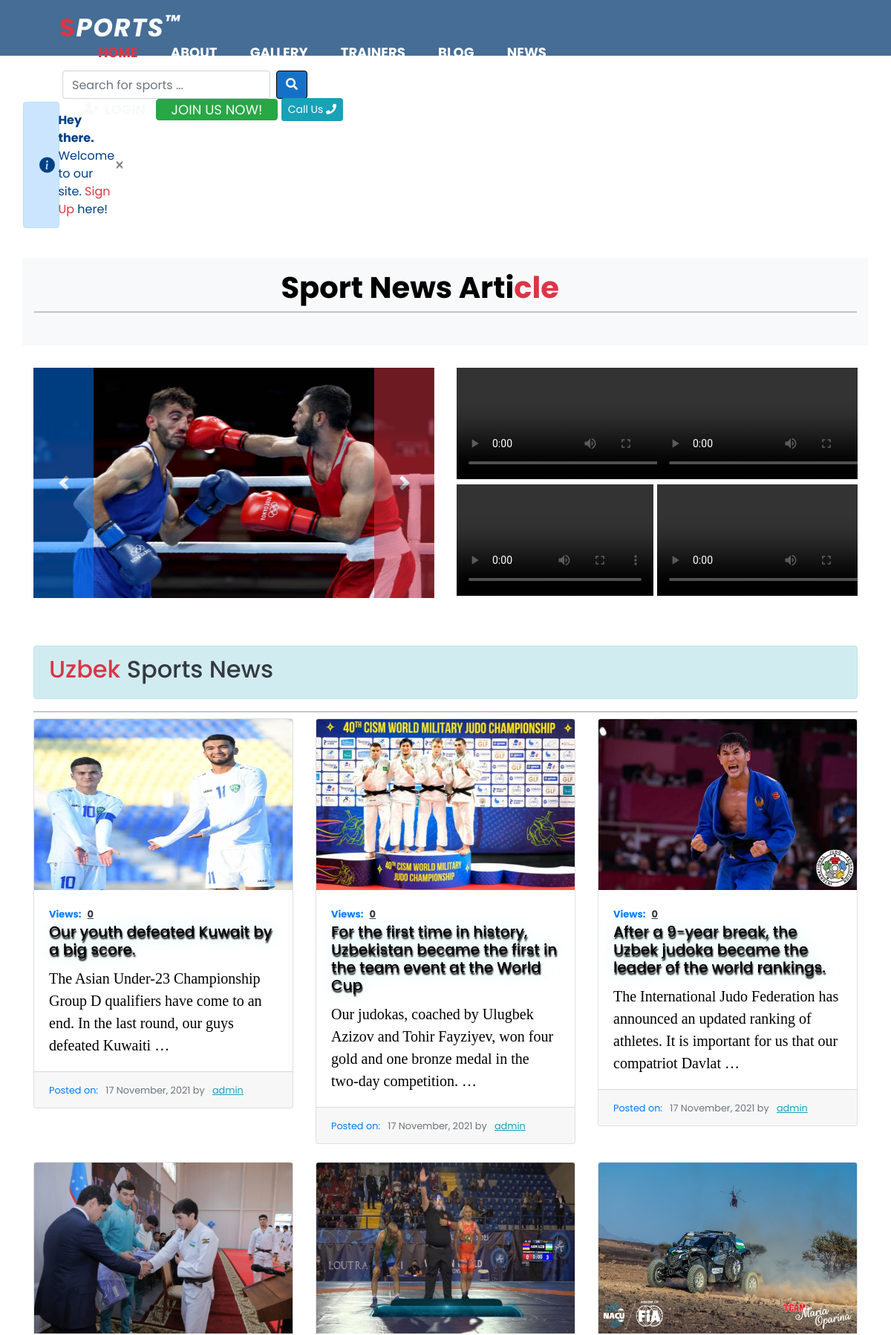
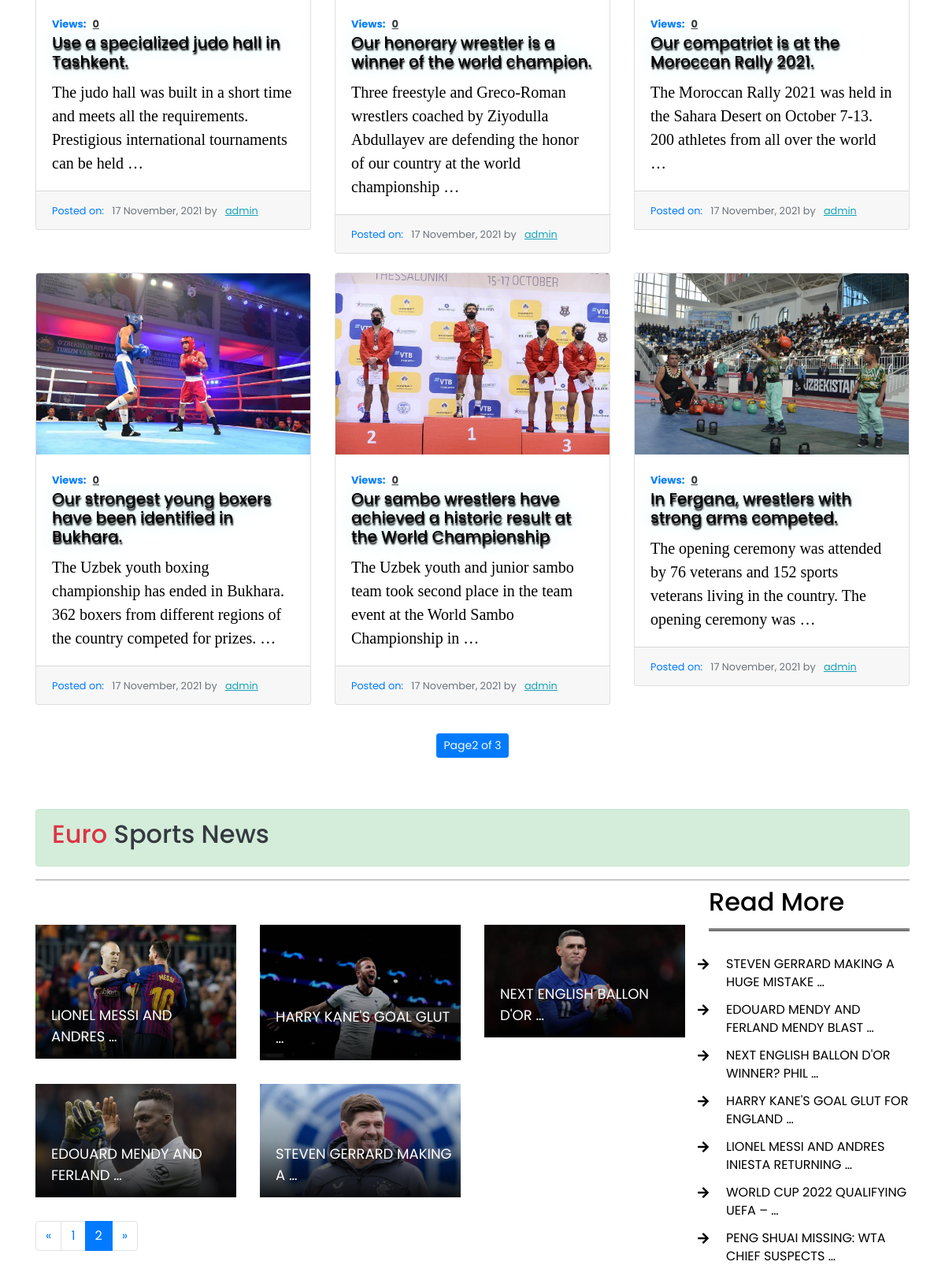
Screenshot of /news/?page=2 (upper part) with the database file from the repository (2 pictures, top to bottom).
### sport/models.py (models this page shows, shortened)
class News(models.Model):
    user = models.ForeignKey(User, on_delete=models.CASCADE, null=True)
    title = models.CharField(max_length=500)
    extra_desc = models.TextField(blank=True, null=True)
    image = models.ImageField(upload_to='news', blank=True, null=True)
    desc = models.TextField()
    date_posted = models.DateTimeField(default=timezone.now)
    views = models.IntegerField(default=0)
    class Meta:
        verbose_name = 'New'
        verbose_name_plural = 'News'

class EuroNews(models.Model):
    title = models.CharField(max_length=500)
    extra_desc = models.TextField(blank=True, null=True)
    image = models.ImageField(upload_to='news', blank=True, null=True)
    desc = models.TextField()
    date_posted = models.DateTimeField(default=timezone.now)
    class Meta:
        verbose_name = 'EuroNew'
        verbose_name_plural = 'EuroNews'

### sport/views.py (the view)
# urls.py: path('news/', views.news, name='news'),
def news(request):
    eunews = EuroNews.objects.all().order_by('-date_posted')
    title_news = EuroNews.objects.all().order_by('date_posted')[:8]
    paginator = Paginator(eunews, 9, orphans=1)
    page_number = request.GET.get('page')
    eunews_obj = paginator.get_page(page_number)
    news = News.objects.all().order_by('-date_posted')
    paginator = Paginator(news, 9, orphans=1)
    page_number = request.GET.get('page')
    news_obj = paginator.get_page(page_number)
    context = {
        'news_obj':news_obj,
        'eunews_obj':eunews_obj,
        'title_news':title_news
    }
    return render(request, 'news.html', context)

### templates/news.html (shortened to what this page needs)
{% load static %}
<!DOCTYPE html>
<html lang="en">
<head>
    <link rel="stylesheet" href="{% static 'css/style.css' %}">
    <link rel="stylesheet" href="{% static 'index.css' %}">
    <link rel="stylesheet" href="{% static 'news.css' %}">
    <link rel="stylesheet" href="https://pro.fontawesome.com/releases/v5.10.0/css/all.css" />
    <link href="https://cdn.jsdelivr.net/npm/bootstrap@5.0.2/dist/css/bootstrap.min.css" rel="stylesheet">
    <link href="https://stackpath.bootstrapcdn.com/bootstrap/4.4.1/css/bootstrap.min.css" rel="stylesheet">
    <link href="https://cdnjs.cloudflare.com/ajax/libs/font-awesome/5.10.0/css/all.min.css" rel="stylesheet">
    <link href="{% static 'lib/slick/slick.css' %}" rel="stylesheet">
    <link href="{% static 'lib/slick/slick-theme.css' %}" rel="stylesheet">
    <link href="{% static 'css/mediumish.css' %}" rel="stylesheet">
    <link rel="stylesheet" type="text/css" href="https://cdnjs.cloudflare.com/ajax/libs/slick-carousel/1.8.1/slick.min.css">
    <link rel="stylesheet" type="text/css" href="https://cdnjs.cloudflare.com/ajax/libs/slick-carousel/1.8.1/slick-theme.min.css">
    <link rel="stylesheet" type="text/css" href="//cdn.jsdelivr.net/npm/slick-carousel@1.8.1/slick/slick.css" />
</head>
<body>
    <nav id="nav">
        <div class="logop">
            <p><a href="{% url 'home' %}" style="text-decoration: none;"><span class="text-danger">s</span><i class="text-light">ports<sup style="font-size: 70%;">&trade;</sup></i></a></p>
            <form action="{% url 'search_news' %}" method="POST" class="d-flex" style="margin-top: 4%;">
                <input type="search" name="search_news" class="form-control m-1 text-secondary" placeholder="Search for sports ..." style="width:70%;">
                <button class="btn m-1" style="background-color: rgb(21, 113, 199);" type="submit"><i class="fa fa-search"></i></i></button>
            </form>
        </div>
        <ul style="margin-top:  -10%;">
            <li><a href="{% url 'home' %}" class="activing font-weight-bold text-danger">home</a></li>
            <li><a href="{% url 'about' %}" class="font-weight-bold">about</a></li>
            <li><a href="{% url 'gallery' %}" class="font-weight-bold">gallery</a></li>
            <li><a href="{% url 'trainers' %}" class="font-weight-bold">trainers</a></li>
            <li><a href="{% url 'blog' %}" class="font-weight-bold">blog</a></li>
            <li><a href="{% url 'news' %} " class="mr-5 font-weight-bold">news</a></li>
            <li>
                {% if user.is_authenticated %}
                <a href="{% url 'profile' %}" class="btn text-light bg-success px-2"><i class="fa fa-user-circle" aria-hidden="true"></i> My Profile</a>
                <a href="{% url 'logout' %}" class="btn btn-light text-dark">Logout</a>
                <b class="btn btn-sm btn-info">Call Us <i class="fa fa-phone" aria-hidden="true"></i></b>
                {% else %}
                <i class="fa fa-user-plus text-light" aria-hidden="true"></i><a href="{% url 'login' %}" class="btn btn-link px-2 font-weight-bold text-light">Login</a>
                <a href="{% url 'register' %}" class="btn btn-success text-light">Join us now!</a>
                <b class="btn btn-sm btn-info">Call Us <i class="fa fa-phone" aria-hidden="true"></i></b>
                {% endif %}
            </li>
        </ul>
    </nav>
    <div class="container-fluid">
        <div class="alert alert-primary d-flex align-items-center m-3" role="alert">
            <svg class="bi flex-shrink-0 me-1" width="21" height="24" role="img" aria-label="Info:" style="margin-left: 20%;"><use xlink:href="#info-fill"/></svg>
            <div>
                <b>Hey there.</b><span> Welcome to our site. <a href="{% url 'register' %}" class="text-danger" style="text-decoration: none;"> Sign Up</a> here!</span>
            </div>
            <button type="button" class="btn-close" data-bs-dismiss="alert" aria-label="Close" style="margin-left: 35%;"></button>
        </div>
    </div>
    <br>
    <div class="container bg-light p-3">
        <h1 class="font-weight-bold" style="margin-left: 30%;">Sport News Arti<span class="text-danger">cle</span></h1>
        <hr class="my-1" /><br>
    </div>
    <div class="top-news">
        <div class="container">
            <div class="row">
                <div class="col-md-6 tn-left">
                    <div id="carouselExampleFade" class="carousel slide carousel-fade" data-bs-ride="carousel">
                        <div class="carousel-inner">
                            <div class="carousel-item" data-bs-interval="1500">
                                <img src="{% static 'images/rasm2.jpg' %}" class="d-block w-100" alt="..." height=310rem>
                            </div>
                        </div>
                        <button class="carousel-control-prev btn-primary" type="button" data-bs-target="#carouselExampleFade" data-bs-slide="prev">
                          <span class="carousel-control-prev-icon" aria-hidden="true"></span>
                        </button>
                        <button class="carousel-control-next btn-danger" type="button" data-bs-target="#carouselExampleFade" data-bs-slide="next">
                          <span class="carousel-control-next-icon" aria-hidden="true"></span>
                        </button>
                    </div>
                </div>
                <div class="col-md-6 tn-right">
                    <div class="row">
                        <div class="col-md-6">
                            <div class="tn-img">
                                <video height="150" controls>
                                    <source src="{% static 'uzb1.mp4' %}" type="video/mp4">
                                    <source src="movie.ogg" type="video/ogg">
                                </video>
                            </div>
                        </div>
                        <div class="col-md-6">
                            <div class="tn-img">
                                <video height="150" controls>
                                    <source src="{% static 'uzb2.mp4' %}" type="video/mp4">
                                    <source src="movie.ogg" type="video/ogg">
                                </video>
                            </div>
                        </div>
                        <div class="col-md-6">
                            <div class="tn-img">
                                <video height="150" width="265" controls>
                                    <source src="{% static 'uzb3.mp4' %}" type="video/mp4">
                                    <source src="movie.ogg" type="video/ogg">
                                </video>
                            </div>
                        </div>
                        <div class="col-md-6">
                            <div class="tn-img">
                                <video height="150" controls>
                                    <source src="{% static 'uzb4.mp4' %}" type="video/mp4">
                                    <source src="movie.ogg" type="video/ogg">
                                </video>
                            </div>
                        </div>
                    </div>
                </div>
            </div>
        </div>
    </div>
    <div class="container">
        <div class="alert alert-info" role="alert">
            <h2 class="text-dark"> <span class="text-danger">Uzbek</span> Sports News</h2>
        </div>
        <hr class="my-2" />
        <div class="row row-cols-1 row-cols-md-3 g-4">
            {% for new in news_obj %}
            <div class="col">
                <div class="card h-10">
                  <a href="{% url 'news_detail' new.pk %}"><img src="{{new.image.url}}" class="card-img-top" alt="news images" height="230rem"></a>
                  <div class="card-body">
                    <b class='text-primary' style='font-size: 13px;'>Views:<u class="text-dark ml-2">{{new.views}}</u></b><br>
                    <h5 class="card-title" style="text-shadow: 1px 3px 2px black, 0 0 25px powderblue, 0 0 5px white;">{{new.title}}</h5>
                    <p class="card-text" style='font-family: "Trirong", serif; font-size: 20px;'>{{new.desc | truncatewords:20}}</p>
                  </div>
                  <div class="card-footer">
                    <small class="text-muted"><span class='text-primary'>Posted on:&nbsp;&nbsp;&nbsp;</span>{{new.date_posted | date:'d F, Y'}} by &nbsp;&nbsp;<u class='text-info'>{{new.user}}</u></small>
                  </div>
                </div>
            </div>
            {% endfor %}
        </div>
    </div>
    <br>
    <div class="container">
        <div class="row">
            <center style="font-size: 40px;">
                {% if news_obj.has_next %}
                    <a class="current btn btn-primary btn-sm text-light" style="margin-top: -1%;">Page{{news_obj.number}} of {{news_obj.paginator.num_pages}}</a>
                {% else %}
                    <a class="current btn btn-primary btn-sm text-light" style="margin-top: -1%;">Page{{news_obj.number}} of {{news_obj.paginator.num_pages}}</a>
                    <a href="#"><i class="fad fa-arrow-alt-from-left"></i></a>
                {% endif %}
            </center>
        </div>
    </div><br><br>
    <div class="main-news">
        <div class="container">
            <div class="alert alert-success" role="alert">
                <h2 class="text-dark"> <span class="text-danger">Euro</span> Sports News</h2>
            </div>
            <div class="cn-slider">
                <hr class="my-2" />
                <div class="row">
                    <div class="col-lg-9">
                        <br><br>
                        <div class="row">
                            {% for eunew in eunews_obj %}
                            <div class="col-md-4">
                                <div class="mn-img">
                                    <img src="{{eunew.image.url}}"/>
                                    <div class="mn-title">
                                        <a href="{% url 'eunews_detail' eunew.pk %}">{{eunew.title | truncatewords:4}}</a>
                                    </div>
                                </div>
                            </div>
                            {% endfor %}
                        </div>
                        <nav aria-label="Page navigation example">
                            <ul class="pagination">
                                <li class="page-item">
                                    {% if eunews_obj.has_previous %}
                                        <a class="page-link" href="?page={{eunews_obj.previous_page_number}}" aria-label="Previous"><span aria-hidden="true">&laquo;</span></a>
                                    {% else %}
                                        <a class="page-link" href="#" aria-label="Previous"><span aria-hidden="true">&laquo;</span></a>
                                    {% endif %}
                                </li>
                                {% for i in eunews_obj.paginator.page_range %}
                                    {% if eunews_obj.number == i %}
                                        <li class="page-item active"><a href="#" class="page-link">{{i}}</a></li>
                                    {% else %}
                                        <li class="page-item"><a href="?page={{i}}" class="page-link">{{i}}</a></li>
                                    {% endif %}
                                {% endfor %}
                                <li class="page-item">
                                    {% if eunews_obj.has_next %}
                                        <a class="page-link" href="?page={{eunews_obj.next_page_number}}" aria-label="Next"><span aria-hidden="true">&raquo;</span></a>
                                    {% else %}
                                        <a class="page-link" href="#" aria-label="Next"><span aria-hidden="true">&raquo;</span></a>
                                    {% endif %}
                                </li>
                            </ul>
                        </nav>
                    </div>
                    <div class="col-lg-3">
                        <div class="mn-list">
                            <h2>Read More</h2>
                            <ul>
                                {% for titlenu in title_news %}
                                  <li><a href="{% url 'eunews_detail' titlenu.pk %}">{{titlenu.title | truncatewords:6}}</a></li>
                                {% endfor %}
                            </ul>
                        </div>
                    </div>
                </div>
            </div>
        </div>
    </div><br>
    <br><br>
</body>
</html>

### rows the page displays
News: image (picture), views "0", title "Our youth defeated Kuwait by a big score.", desc "The Asian Under-23 Championship Group D qualifiers have come to an end. In the last round, our guys defeated Kuwaiti …", date_posted "17 November, 2021", user "admin"
News: image (picture), views "0", title "For the first time in history, Uzbekistan became the first in the team event at the World Cup", desc "Our judokas, coached by Ulugbek Azizov and Tohir Fayziyev, won four gold and one bronze medal in the two-day competition. …", date_posted "17 November, 2021", user "admin"
News: image (picture), views "0", title "After a 9-year break, the Uzbek judoka became the leader of the world rankings.", desc "The International Judo Federation has announced an updated ranking of athletes. It is important for us that our compatriot Davlat …", date_posted "17 November, 2021", user "admin"
News: image (picture), views "0", title "Use a specialized judo hall in Tashkent.", desc "The judo hall was built in a short time and meets all the requirements. Prestigious international tournaments can be held …", date_posted "17 November, 2021", user "admin"
News: image (picture), views "0", title "Our honorary wrestler is a winner of the world champion.", desc "Three freestyle and Greco-Roman wrestlers coached by Ziyodulla Abdullayev are defending the honor of our country at the world championship …", date_posted "17 November, 2021", user "admin"
News: image (picture), views "0", title "Our compatriot is at the Moroccan Rally 2021.", desc "The Moroccan Rally 2021 was held in the Sahara Desert on October 7-13. 200 athletes from all over the world …", date_posted "17 November, 2021", user "admin"
News: image (picture), views "0", title "Our strongest young boxers have been identified in Bukhara.", desc "The Uzbek youth boxing championship has ended in Bukhara. 362 boxers from different regions of the country competed for prizes. …", date_posted "17 November, 2021", user "admin"
News: image (picture), views "0", title "Our sambo wrestlers have achieved a historic result at the World Championship", desc "The Uzbek youth and junior sambo team took second place in the team event at the World Sambo Championship in …", date_posted "17 November, 2021", user "admin"
News: image (picture), views "0", title "In Fergana, wrestlers with strong arms competed.", desc "The opening ceremony was attended by 76 veterans and 152 sports veterans living in the country. The opening ceremony was …", date_posted "17 November, 2021", user "admin"
EuroNews: image (picture), title "LIONEL MESSI AND ANDRES …", title "LIONEL MESSI AND ANDRES INIESTA RETURNING …"
EuroNews: image (picture), title "HARRY KANE'S GOAL GLUT …", title "HARRY KANE'S GOAL GLUT FOR ENGLAND …"
EuroNews: image (picture), title "NEXT ENGLISH BALLON D'OR …", title "NEXT ENGLISH BALLON D'OR WINNER? PHIL …"
EuroNews: image (picture), title "EDOUARD MENDY AND FERLAND …", title "EDOUARD MENDY AND FERLAND MENDY BLAST …"
EuroNews: image (picture), title "STEVEN GERRARD MAKING A …", title "STEVEN GERRARD MAKING A HUGE MISTAKE …"
EuroNews: title "WORLD CUP 2022 QUALIFYING UEFA – …"
EuroNews: title "PENG SHUAI MISSING: WTA CHIEF SUSPECTS …"

### other values shown
{{ news_obj.number }} "2"
{{ news_obj.paginator.num_pages }} "3"
{{ i }} "1"
{{ i }} "2"
